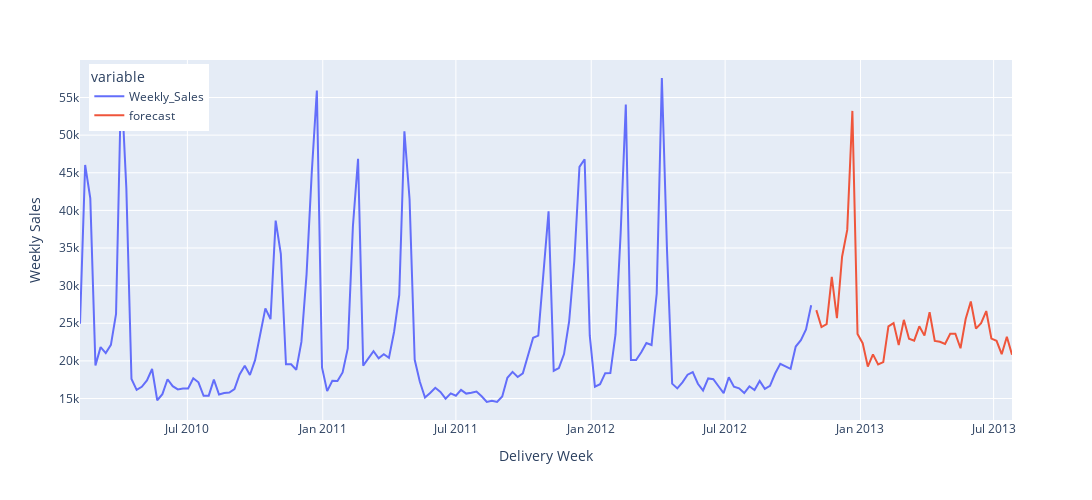

Here is the notebook cell this chart was saved with:
### Code cell
fig = px.line(
    pred_df,
    x=pred_df["Date"],
    y=['Weekly_Sales', 'forecast'],
    hover_data={"Date": "|%B %d, %Y"},
    width=1350,
    height=500,
)

fig.update_layout(
    legend=dict(yanchor="top", y=0.99, xanchor="left", x=0.01),
    yaxis_title="Weekly Sales",
    xaxis_title="Delivery Week",
)

fig.show()

### Figure 1 — Plotly figure (JSON) as saved in the notebook; plotly's stock layout.template omitted (floating-point values rounded to 4 significant figures; data arrays with more than 128 entries replaced by an {"elided": "..."} marker saying what was removed)
{"data": [{"hovertemplate": "variable=Weekly_Sales<br>Date=%{x|%B %d, %Y}<br>value=%{y}<extra></extra>", "legendgroup": "Weekly_Sales", "line": {"color": "#636efa", "dash": "solid"}, "marker": {"symbol": "circle"}, "mode": "lines", "name": "Weekly_Sales", "orientation": "v", "showlegend": true, "type": "scatter", "x": {"elided": "182 str values"}, "xaxis": "x", "y": {"elided": "182 float values"}, "yaxis": "y"}, {"hovertemplate": "variable=forecast<br>Date=%{x|%B %d, %Y}<br>value=%{y}<extra></extra>", "legendgroup": "forecast", "line": {"color": "#EF553B", "dash": "solid"}, "marker": {"symbol": "circle"}, "mode": "lines", "name": "forecast", "orientation": "v", "showlegend": true, "type": "scatter", "x": {"elided": "182 str values"}, "xaxis": "x", "y": {"elided": "182 float values"}, "yaxis": "y"}], "layout": {"height": 500, "legend": {"title": {"text": "variable"}, "tracegroupgap": 0, "x": 0.01, "xanchor": "left", "y": 0.99, "yanchor": "top"}, "margin": {"t": 60}, "width": 1350, "xaxis": {"anchor": "y", "domain": [0, 1], "title": {"text": "Delivery Week"}}, "yaxis": {"anchor": "x", "domain": [0, 1], "title": {"text": "Weekly Sales"}}}}
